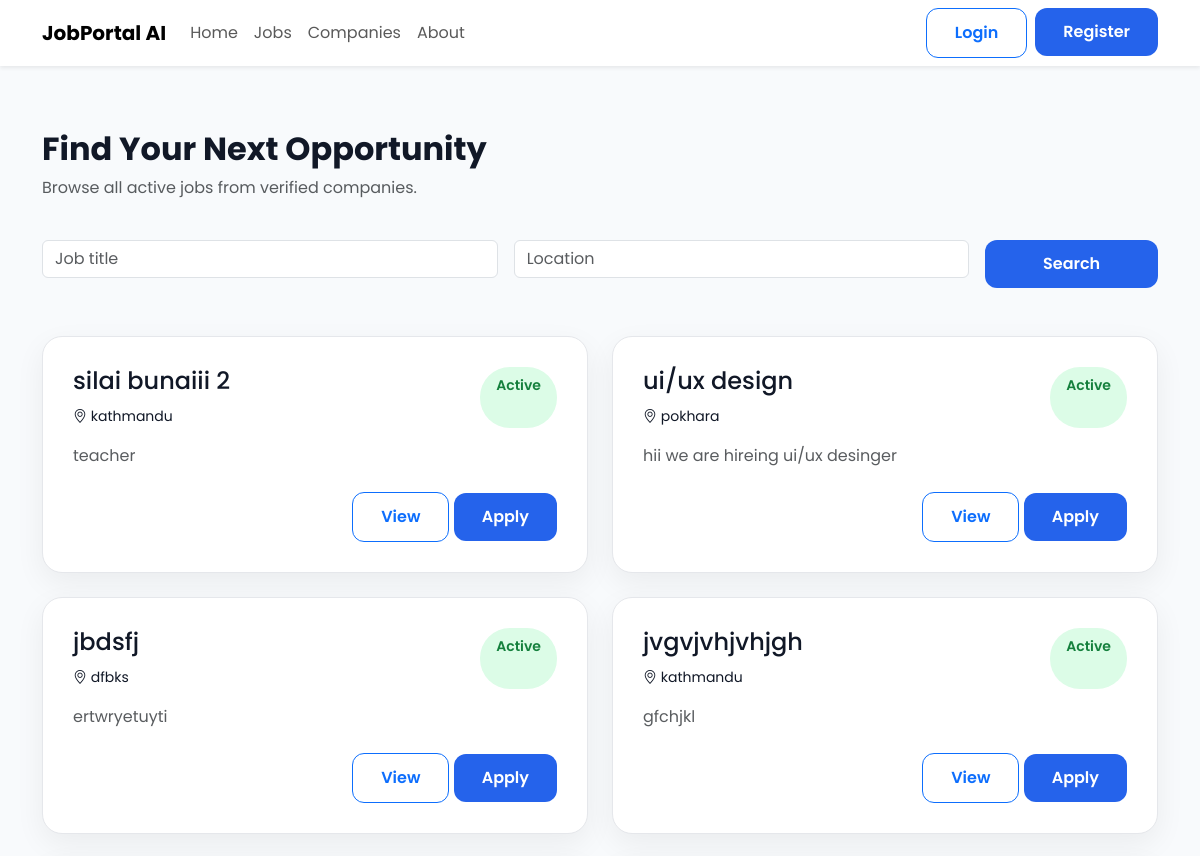
The page /jobs/ (upper part) on the database as committed earlier.
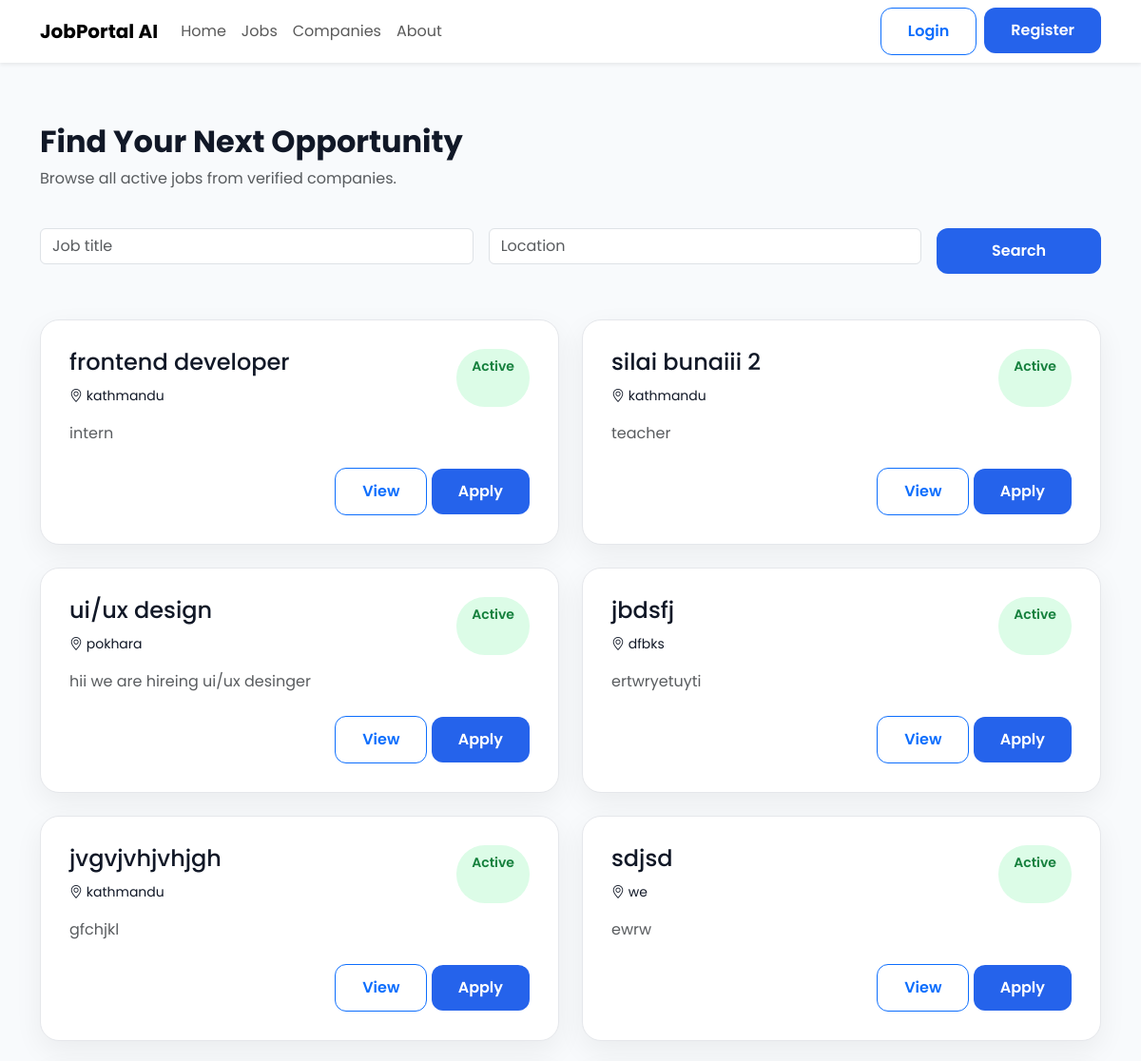
The same page on the database as committed later.
### jobs/models.py (models this page shows, shortened)
class Job(models.Model):
    class EmploymentType(models.TextChoices):
        FULL_TIME = "Full Time"
        PART_TIME = "Part Time"
        INTERNSHIP = "Internship"
        CONTRACT = "Contract"
    class ExperienceLevel(models.TextChoices):
        ENTRY =  "Entry Level"
        MID =  "Mid Level"
        SENIOR = "Senior Level"
    company = models.ForeignKey(Company,on_delete=models.CASCADE,related_name="jobs")
    title = models.CharField(max_length=200)
    slug = models.SlugField(unique=True,blank=True)
    description = models.TextField()
    location = models.CharField(max_length=150)
    employment_type = models.CharField(max_length=20,choices=EmploymentType.choices)
    experience_level = models.CharField( max_length=20, choices=ExperienceLevel.choices )
    salary_min = models.PositiveIntegerField()
    salary_max = models.PositiveIntegerField()
    vacancies = models.PositiveIntegerField(default=1)
    deadline = models.DateField()
    is_active = models.BooleanField(default=True)
    created_at = models.DateTimeField(auto_now_add=True)
    updated_at = models.DateTimeField(auto_now=True)

### landingpage/views.py (the view)
# urls.py: path("jobs/", PublicJobListView.as_view(), name="job-list"),
class PublicJobListView(ListView):
    model = Job
    template_name = "jobs/public_job_list.html"
    context_object_name = "jobs"
    paginate_by = 10
    def get_queryset(self):
        queryset = Job.objects.filter(is_active=True)
        keyword = self.request.GET.get("keyword")
        location = self.request.GET.get("location")
        if keyword:
            queryset = queryset.filter(title__icontains=keyword)
        if location:
            queryset = queryset.filter(location__icontains=location)
        return queryset.order_by("-created_at")

### templates/jobs/public_job_list.html (shortened to what this page needs)
{% extends "public_base.html" %}
{% block content %}
<div class="container py-5">
    <div class="row mb-4">
        <div class="col-lg-8">
            <h2 class="fw-bold">
                Find Your Next Opportunity
            </h2>
            <p class="text-muted">
                Browse all active jobs from verified companies.
            </p>
        </div>
    </div>
    <form method="GET" class="row g-3 mb-5">
        <div class="col-md-5">
            <input
                type="text"
                class="form-control"
                name="keyword"
                placeholder="Job title"
                value="{{ request.GET.keyword }}">
        </div>
        <div class="col-md-5">
            <input
                type="text"
                class="form-control"
                name="location"
                placeholder="Location"
                value="{{ request.GET.location }}">
        </div>
        <div class="col-md-2">
            <button class="btn btn-primary w-100">
                Search
            </button>
        </div>
    </form>
    <div class="row g-4">
        {% for job in jobs %}
        <div class="col-lg-6">
            <div class="job-card">
                <div class="d-flex justify-content-between">
                    <div>
                        <h4>
                            {{ job.title }}
                        </h4>
                        <small>
                            <i class="bi bi-geo-alt"></i>
                            {{ job.location }}
                        </small>
                    </div>
                 <span class="status-badge">
                   Active
                 </span>
                </div>
                <p class="mt-3 text-muted">
                    {{ job.description|truncatewords:25 }}
                </p>
                <div class="d-flex justify-content-between align-items-center mt-4">
                    <div>
                        <a href="{% url 'job-detail' job.pk %}"
                           class="btn btn-outline-primary">
                            View
                        </a>
                        <a href="{% url 'apply-job' job.pk %}"
                           class="btn btn-primary">
                            Apply
                        </a>
                    </div>
                </div>
            </div>
        </div>
        {% empty %}
        <div class="text-center py-5">
            <h4>
                No Jobs Found
            </h4>
        </div>
        {% endfor %}
    </div>
</div>
{% endblock %}

Rows that differ between the two databases and show on the page:
added Job: title "frontend developer", location "kathmandu", description "intern"
now on this page (row unchanged): Job: title "sdjsd", location "we", description "ewrw"
